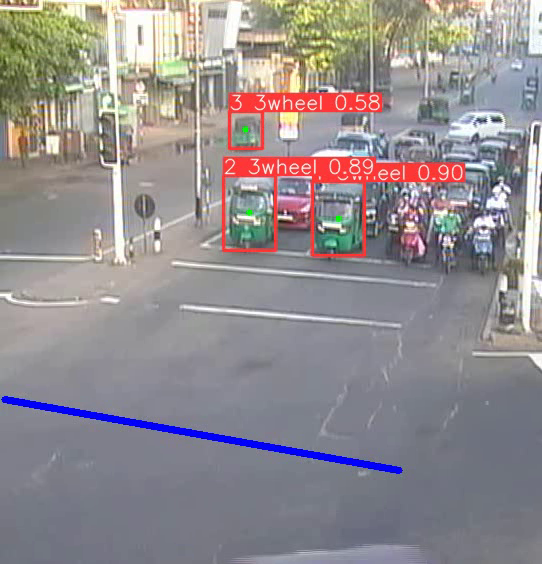
#> input picture frame 7 of runs/track/exp5/lane1.mp4, 542 x 564 px
$ python setInitialFrame.py
#> lines starting #> are read from the running program, lines starting #| are printed output that depends on the picture; after the words box and inside, x2 and y2 are one past the last pixel; in counts of white or black regions, pixels touching at a corner belong together
from tracemalloc import start
import cv2 as cv
import configparser
import numpy as np

#colors
GREEN = (0, 255, 0)
RED = (0, 0, 255)
fonts = cv.FONT_HERSHEY_COMPLEX

disp_msg="Frame Captured"
point_matrix = [(0,0),(0,0)]


camera = cv.VideoCapture('../lane1.mp4')
capture = False

counter = 0
def mousePoints(event,x,y,flags,params):
    global counter
    if event == cv.EVENT_LBUTTONDOWN:
        point_matrix[counter] = (x,y)
        counter = counter + 1

while True:
    ret, frame = camera.read()
#> frame is the input picture: shape (564, 542, 3); mean B, G, R 143.2, 141, 146.8

    img_save=frame.copy()

    if capture == True:
        disp_msg=""
        cv.putText(frame, disp_msg, (30, 30), fonts, 0.6, GREEN, 2)
    else:
        disp_msg="Press 'C' to capture the frame"
        cv.putText(frame, disp_msg, (30, 30), fonts, 0.6, RED, 2)
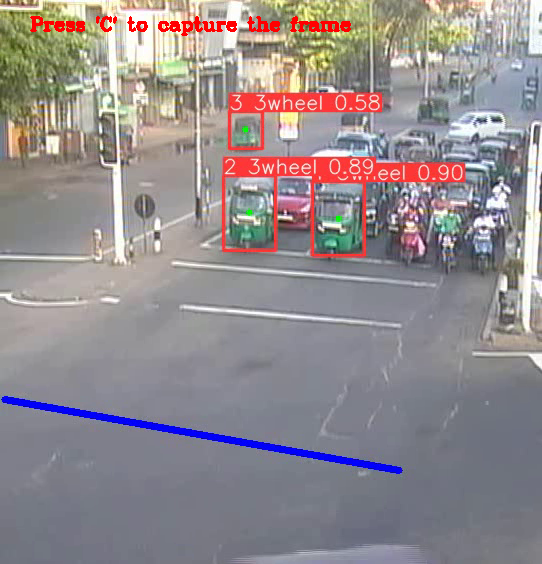
#> frame: shape (564, 542, 3); 0.71% of pixels changed, all inside (x1, y1, x2, y2) = (30, 16, 351, 36)

    cv.imshow('frame', frame)
    key = cv.waitKey(1)
#> (key q is pressed here)

    if key == ord('c'):
        capture = True
        cv.imwrite(f'ref_image.png', img_save)

        break

    if key == ord('q'):
        break

disp_msg=""
cv.putText(img_save, disp_msg, (30, 30), fonts, 0.6, RED, 2)

#> (the run stopped early here; a loop or call above may not have finished)

$ run again, starting later in the video
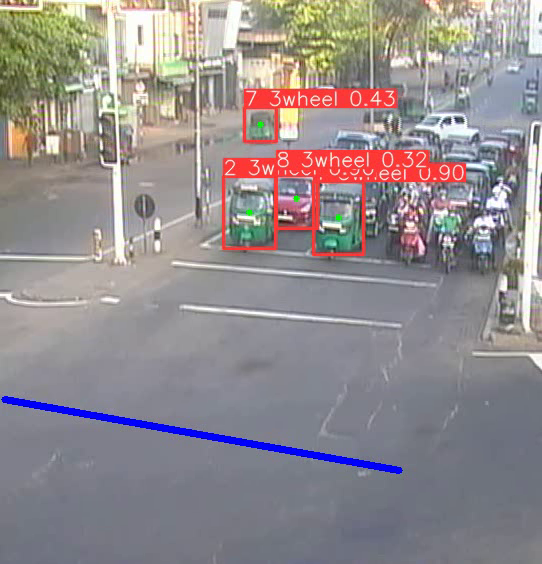
#> input picture frame 31 of runs/track/exp5/lane1.mp4, 542 x 564 px
#> frame is the input picture: shape (564, 542, 3); mean B, G, R 142.2, 140.3, 147.1
#> `cv.putText(frame, disp_msg, (30, 30), fonts, 0.6, RED, 2)`:
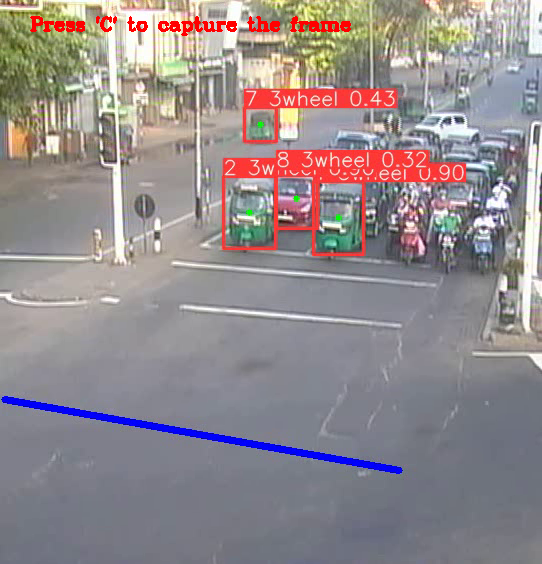
#> frame: shape (564, 542, 3); 0.71% of pixels changed, all inside (x1, y1, x2, y2) = (30, 16, 351, 36)

$ run again, starting later in the video
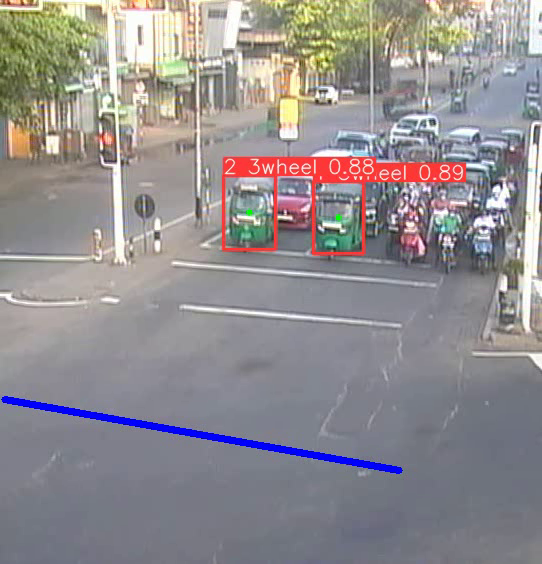
#> input picture frame 56 of runs/track/exp5/lane1.mp4, 542 x 564 px
#> frame is the input picture: shape (564, 542, 3); mean B, G, R 143.7, 141.6, 145.9
#> `cv.putText(frame, disp_msg, (30, 30), fonts, 0.6, RED, 2)`:
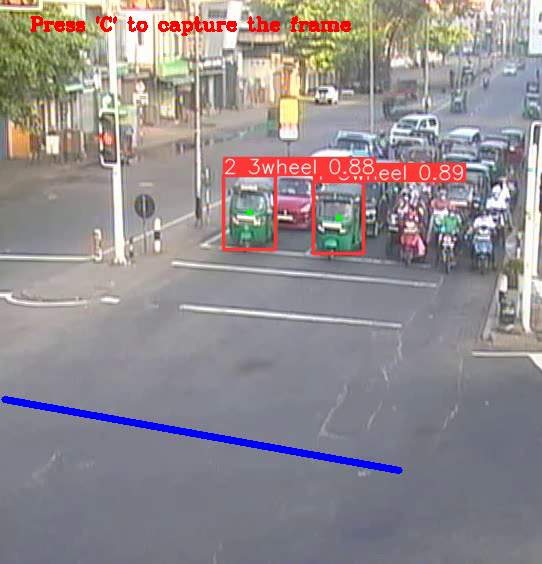
#> frame: shape (564, 542, 3); 0.71% of pixels changed, all inside (x1, y1, x2, y2) = (30, 16, 351, 36)
